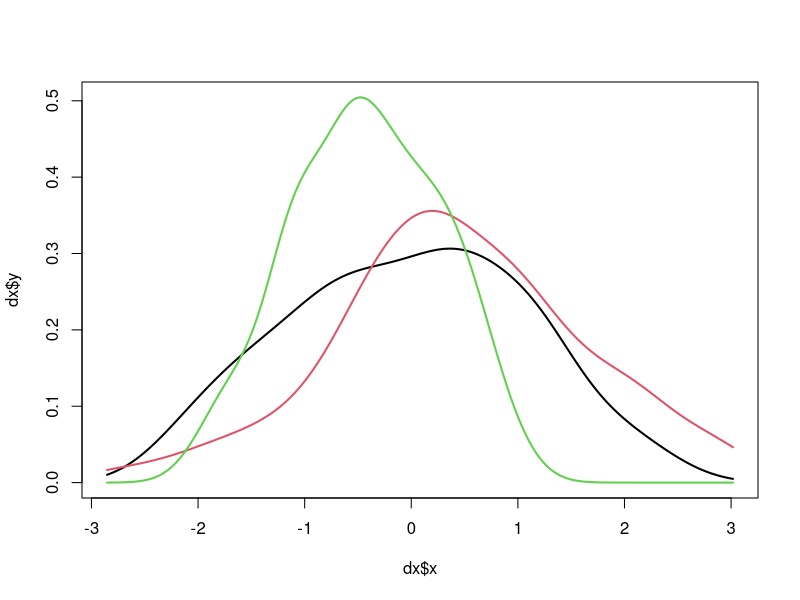

This figure's R source:
# comparing kernel density plots, draw them in same chart
x <- rnorm(100, 0, 1)
y <- rnorm(126, 0.3, 1.2)
z <- rnorm(93, -0.5, 0.7)
xlim <- range(x, y, z)
dx <- density(x, from = xlim[1], to = xlim[2], n = 200)
dy <- density(y, from = xlim[1], to = xlim[2], n = 200)
dz <- density(z, from = xlim[1], to = xlim[2], n = 200)

ylim <- range(dx$y, dy$y, dz$y)
plot(dx$x, dx$y, col = 1, lwd = 2, type = "l", xlim = xlim, ylim = ylim)
lines(dy$x, dy$y, col = 2, lwd = 2)
lines(dz$x, dz$y, col = 3, lwd = 2)
